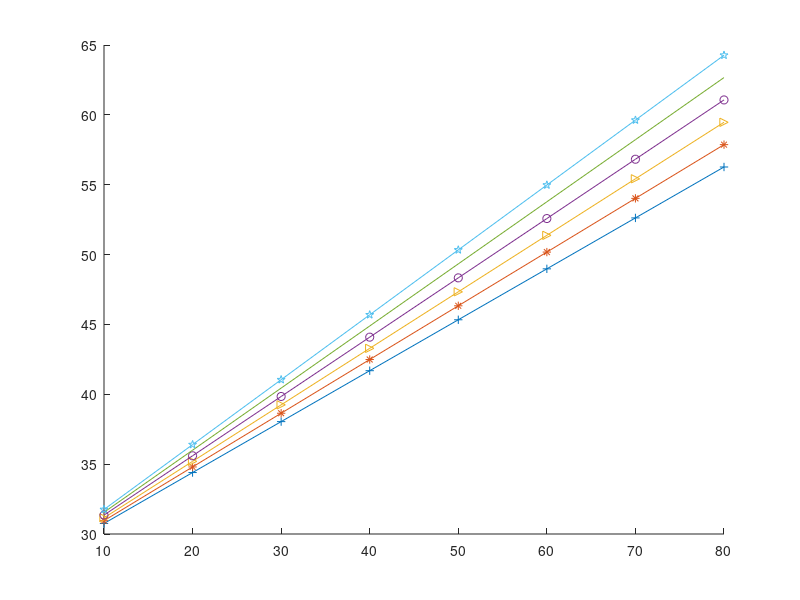

The MATLAB source for this figure: (Note: this script raises an error after producing the figure.)
x1=10:10:80;
y1=27.1087+0.3645*x1
y2=27.1087+0.3845*x1
y3=27.1087+0.4045*x1
y4=27.1087+0.4245*x1
y5=27.1087+0.4445*x1
y6=27.1087+0.4645*x1
hold on
plot(x1,y1,'-+',x1,y2,'-*',x1,y3,'->',x1,y4,'-o',x1,y5,'-',x1,y6,'-p')
gtext('a=0.3645')
gtext('a=0.3845')
gtext('a=0.4045')
gtext('a=0.4245')
gtext('a=0.4445')
gtext('a=0.4645')
legend('a=0.3478','a=0.3678','a=0.3878','a=0.4078','a=0.4278','a=0.4478')



